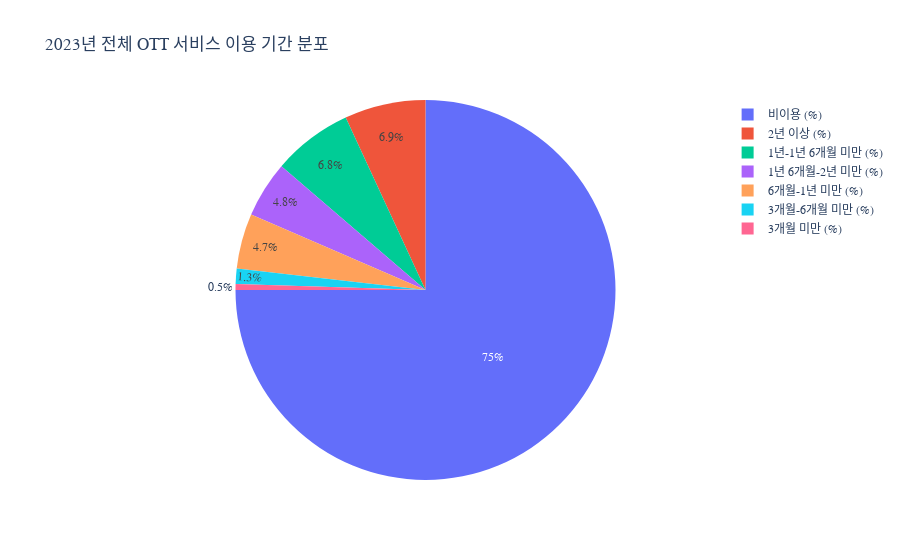

The code cell stored with this chart in its notebook:
### Markdown cell above
## 2. 이용 기간 패턴 분석

### Code cell
# 1. 원본 데이터프레임에서 첫 행을 컬럼으로 설정
df = df_usage_period.copy()
df.columns = df.iloc[0]  # 첫 번째 행을 열 이름으로
df = df[1:]  # 데이터 본문만 남김

# 2. '전체' 기준 행 추출
df_total = df[df['구분별(1)'] == '전체']

# 3. 시각화용 데이터프레임 생성
# 기간별 컬럼만 추출
period_columns = [
    '3개월 미만 (%)', '3개월-6개월 미만 (%)', '6개월-1년 미만 (%)',
    '1년-1년 6개월 미만 (%)', '1년 6개월-2년 미만 (%)', '2년 이상 (%)', '비이용 (%)'
]

df_pie = pd.DataFrame({
    '이용기간': period_columns,
    '비율': [float(df_total[col].values[0]) for col in period_columns]
})

# 4. 파이 차트 시각화
fig = px.pie(df_pie, 
                names='이용기간',
                values='비율',
                title='2023년 전체 OTT 서비스 이용 기간 분포')
fig.update_layout(font=dict(family='Arial, sans-serif'))
fig.show()

### Figure 1 — Plotly figure (JSON) as saved in the notebook; plotly's stock layout.template omitted (floating-point values rounded to 4 significant figures)
{"data": [{"domain": {"x": [0, 1], "y": [0, 1]}, "hovertemplate": "이용기간=%{label}<br>비율=%{value}<extra></extra>", "labels": ["3개월 미만 (%)", "3개월-6개월 미만 (%)", "6개월-1년 미만 (%)", "1년-1년 6개월 미만 (%)", "1년 6개월-2년 미만 (%)", "2년 이상 (%)", "비이용 (%)"], "legendgroup": "", "name": "", "showlegend": true, "type": "pie", "values": [0.5, 1.3, 4.7, 6.8, 4.8, 6.9, 75.0]}], "layout": {"font": {"family": "Arial, sans-serif"}, "legend": {"tracegroupgap": 0}, "title": {"text": "2023년 전체 OTT 서비스 이용 기간 분포"}}}
